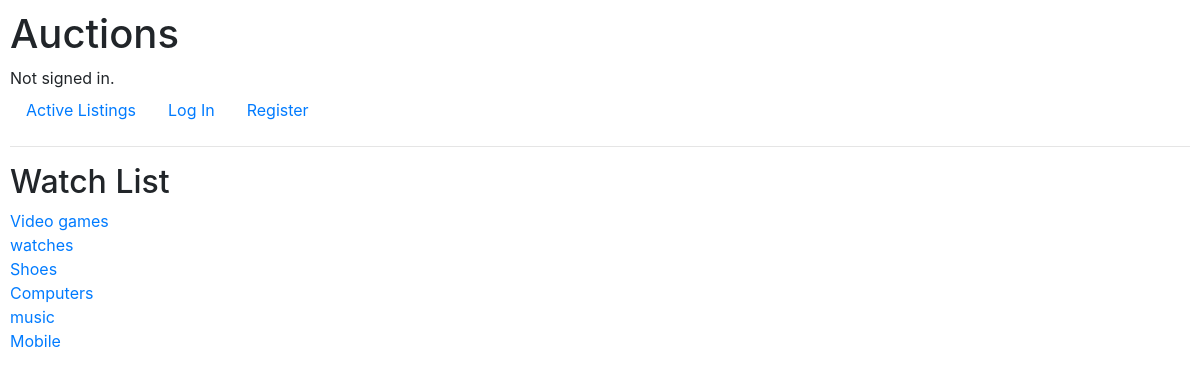
The page /category on the database its author committed.
### auctions/models.py (models this page shows, shortened)
class List(models.Model):
    title = models.CharField(max_length=23)
    description = models.TextField(max_length=300)
    starting_bid = models.IntegerField(default=0)
    category = models.CharField(max_length=23)
    image = models.ImageField(upload_to='auction_pics', default='default.jpeg', blank=True)
    user = models.CharField(max_length=23, default="user")
    date_created = models.DateTimeField(default=timezone.now)
    final_buyer = models.CharField(max_length=23, blank=True)
    available = models.BooleanField(default=True,null=True)

### auctions/views.py (the view)
# urls.py: path("category",views.category_list,name="category_list"),
def category_list(request):
    new = []
    here = List.objects.values_list('category')
    for i in here:
        if i not in new:
            new.append(i)
    this = new
    there = [i[0] for i in this]
    return render(request, "auctions/category.html",{
        'items': there
    })

### auctions/templates/auctions/category.html
{% extends "auctions/layout.html" %}
{% block body %}
    <h2>Watch List</h2>
    {% for item in items %}
    <a href="{% url 'category' item %}"> {{ item }}</a>
    <br>
    {% endfor %}
{% endblock %}

### auctions/static/auctions/styles.css (style rules this page uses)
body { padding: 10px; }

### rows shown on the page
List: category "watches"
List: category "Shoes"
List: category "Computers"
List: category "music"
List: category "Mobile"

### other values the page prints
{{ item }} "Video games"
